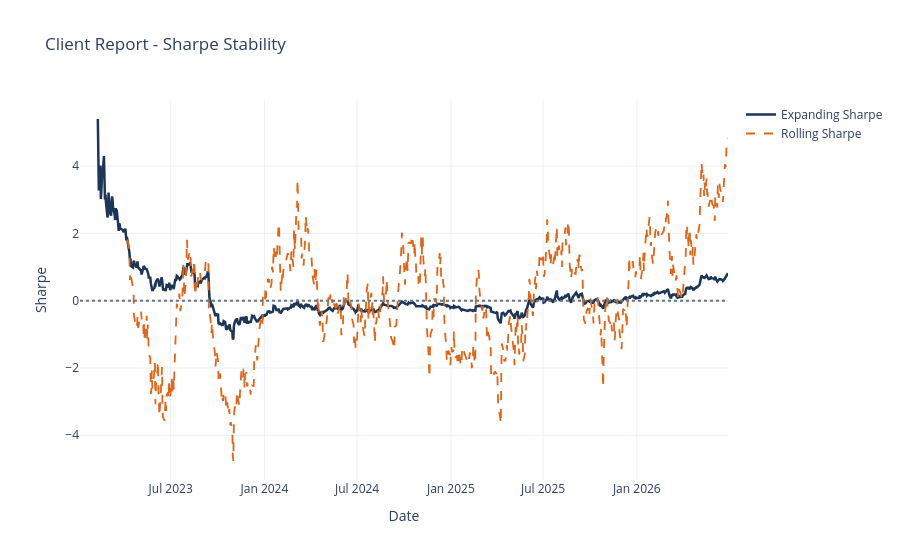

The notebook cell saved with this chart:
### Markdown cell above
## Client Text - Scenario Analysis

Monte Carlo khong du doan chac chan gia se di theo mot huong co dinh. Muc tieu cua phan nay la mo ta bien do ket qua co the xay ra, giup khach hang hinh dung truoc upside, downside va toc do xuat hien rui ro trong truong hop tham gia giao dich.

### Code cell
# Cell: Portfolio And Risk Section
if capital_plan.empty or setup_signals.empty:
    print("Khong co capital plan hoac setup_signals de build risk section.")
else:
    symbols = capital_plan["symbol"].dropna().astype(str).tolist()
    history = setup_signals[setup_signals["symbol"].astype(str).isin(symbols)].copy()
    if not history.empty:
        return_matrix = build_return_matrix(history, return_col="return_1d").dropna(how="all").fillna(0.0)
        if not weights_overlay.empty:
            weight_col = "target_weight" if "target_weight" in weights_overlay.columns else "weight"
            if "symbol" in weights_overlay.columns and weight_col in weights_overlay.columns:
                overlay_weights = weights_overlay.set_index("symbol")[weight_col]
            else:
                overlay_weights = pd.Series(dtype=float)
        else:
            overlay_weights = capital_plan.set_index("symbol").get("gross_weight", pd.Series(dtype=float))
        overlay_weights = overlay_weights[overlay_weights.index.isin(return_matrix.columns)]
        if not overlay_weights.empty:
            port_returns = portfolio_return_series(return_matrix, overlay_weights)
            risk_report = build_portfolio_risk_report(return_matrix, overlay_weights)
            exp_sharpe = expanding_sharpe_series(port_returns, min_periods=21)
            roll_sharpe = rolling_sharpe_series(port_returns, window=min(63, max(21, len(port_returns) // 3)))
            display(pd.DataFrame([risk_report]).T.rename(columns={0: "value"}))
            display(sharpe_stability_chart(exp_sharpe, roll_sharpe, title="Client Report - Sharpe Stability"))

### Figure 1 — Plotly figure (JSON) as saved in the notebook; plotly's stock layout.template omitted (floating-point values rounded to 4 significant figures; data arrays with more than 128 entries replaced by an {"elided": "..."} marker saying what was removed)
{"data": [{"line": {"color": "#1d3557", "width": 2.5}, "mode": "lines", "name": "Expanding Sharpe", "type": "scatter", "x": {"elided": "865 str values"}, "y": {"elided": "865 float values"}}, {"line": {"color": "#e36414", "dash": "dash", "width": 1.8}, "mode": "lines", "name": "Rolling Sharpe", "type": "scatter", "x": {"elided": "865 str values"}, "y": {"elided": "865 float values"}}], "layout": {"autosize": true, "shapes": [{"line": {"color": "#6c757d", "dash": "dot"}, "type": "line", "x0": 0, "x1": 1, "xref": "x domain", "y0": 0, "y1": 0, "yref": "y"}], "title": {"text": "Client Report - Sharpe Stability"}, "xaxis": {"autorange": true, "range": ["2023-01-04", "2026-06-29"], "title": {"text": "Date"}, "type": "date"}, "yaxis": {"autorange": true, "range": [-5.33, 5.965], "title": {"text": "Sharpe"}, "type": "linear"}}}
